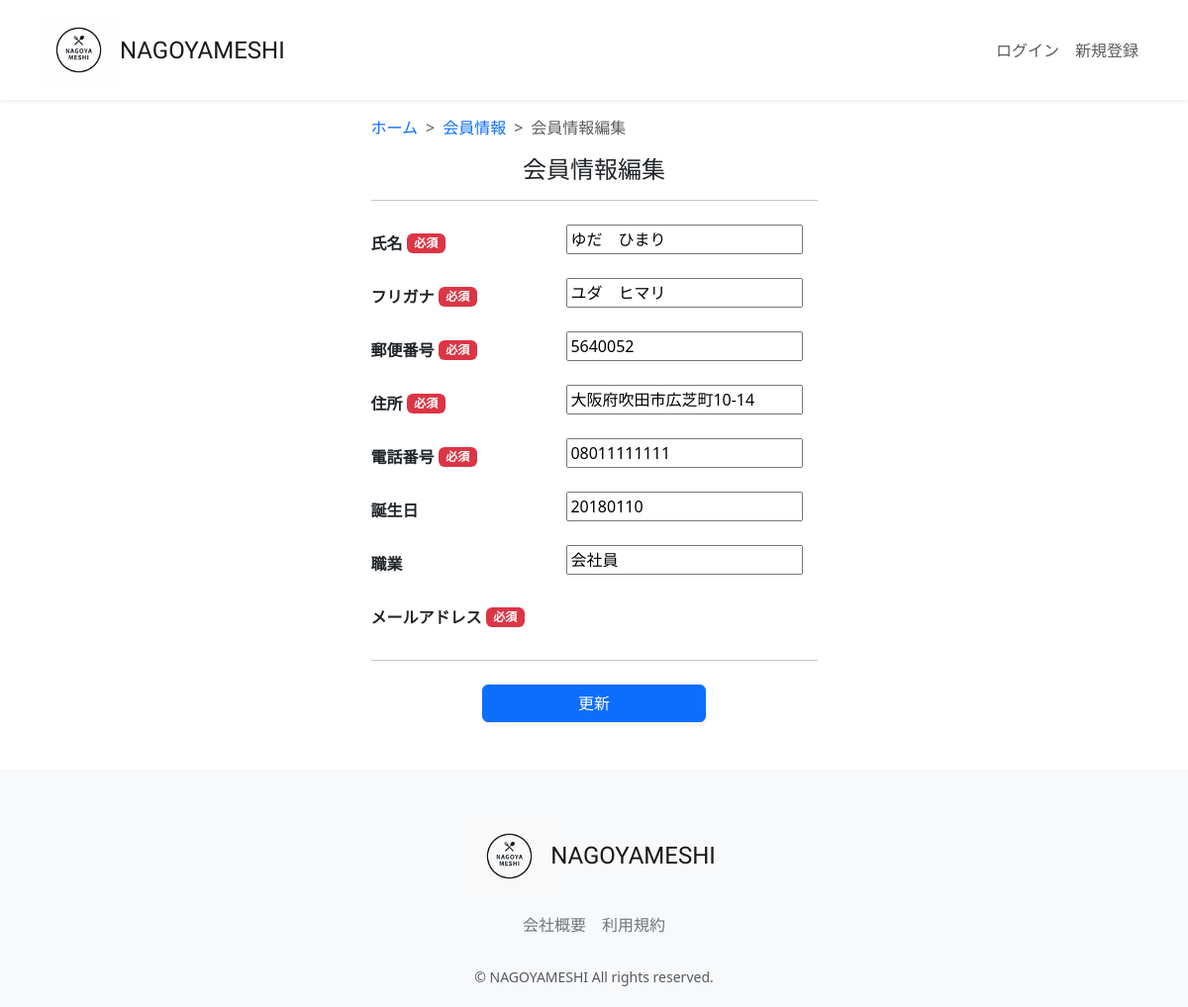
/accounts/user-update/5/, run on an earlier commit of the app's database.
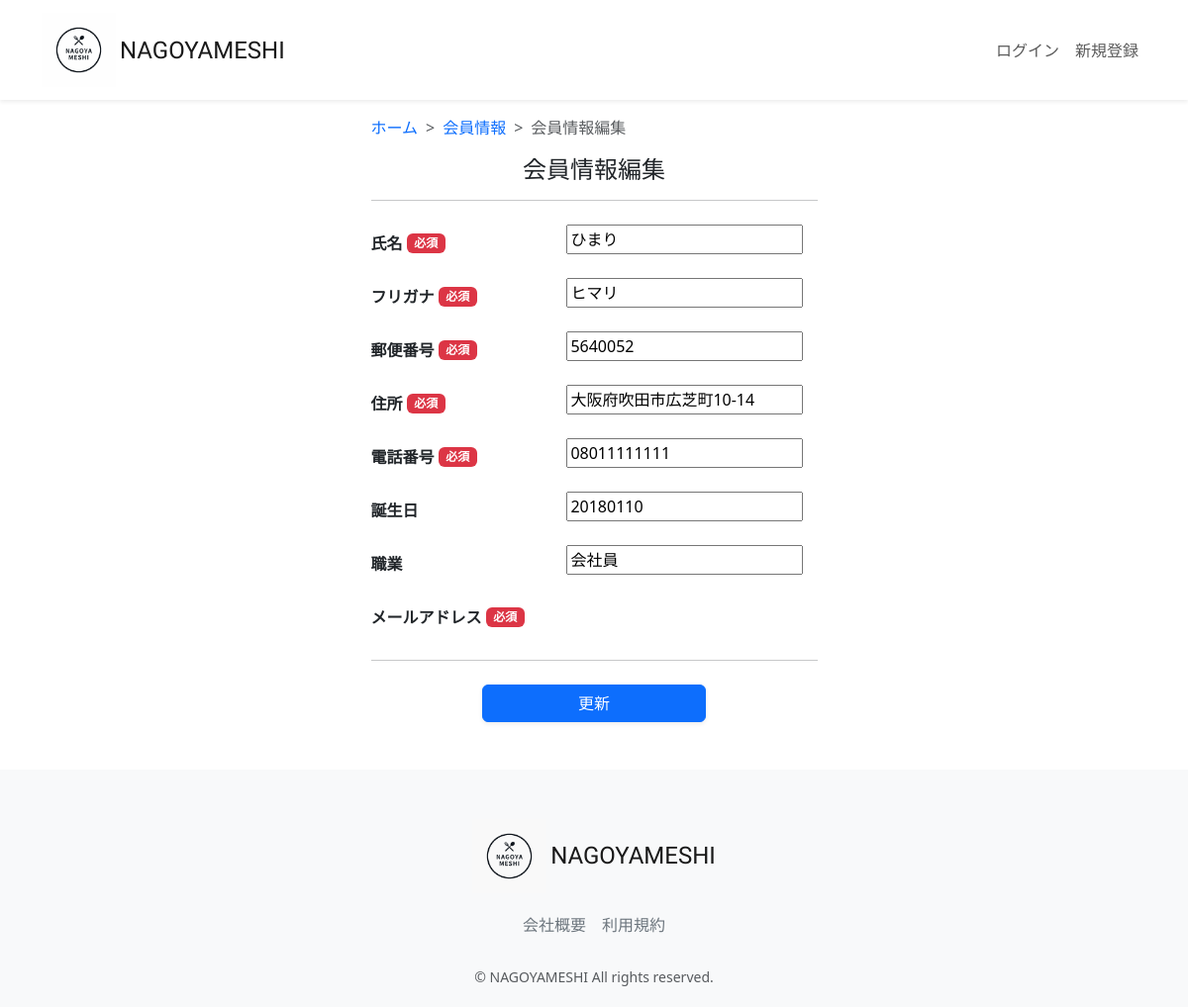
And on a later commit of the database.
### accounts/models.py (models this page shows, shortened)
class CustomUser(AbstractUser):
    user_name = models.CharField(max_length=128, null=True, blank=True,verbose_name='ユーザー名')
    hurigana = models.CharField(max_length=128, null=True, blank=True,verbose_name='フリガナ')
    zip_code = models.CharField(max_length=16, null=True, blank=True,verbose_name='郵便番号')
    address = models.CharField(max_length=255, null=True, blank=True,verbose_name='住所')
    phone_number = models.CharField(max_length=20, null=True, blank=True,verbose_name='電話番号')
    birthday = models.CharField(max_length=20, null=True, blank=True,verbose_name='誕生日')
    job = models.CharField(max_length=255, null=True, blank=True,verbose_name='職業')
    is_subscribed = models.BooleanField(default=False, verbose_name='有料会員')
    card_name = models.CharField(max_length=128, null=True, blank=True,verbose_name='カード名義')
    card_number = models.CharField(max_length=128, null=True, blank=True,verbose_name='カード番号')
    class Meta:
        verbose_name_plural = 'CustomUser'

### accounts/views.py (the view, shortened to what this page needs)
# urls.py: path("user-update/<int:pk>/", views.UserUpdateView.as_view(), name="user_update"),
class UserUpdateView(generic.UpdateView):
    model = models.CustomUser
    template_name = 'user/user_update.html'
    form_class = forms.UserUpdateForm

### accounts/forms.py
class UserUpdateForm(forms.ModelForm):
    class Meta:
      model = CustomUser
      fields = ('user_name', 'hurigana', 'zip_code', 'address', 'phone_number','birthday', 'job', )
    def __init__(self, *args, **kwargs):
      super().__init__(*args, **kwargs)
      self.label_suffix = ""
      self.fields['user_name'].widget = forms.TextInput(attrs={'placeholder': '侍 太郎'})
      self.fields['hurigana'].widget = forms.TextInput(attrs={'placeholder': 'サムライ タロ'})
      self.fields['zip_code'].widget = forms.TextInput(attrs={'placeholder': '1010022'})
      self.fields['address'].widget = forms.TextInput(attrs={'placeholder': '東京都千代田区神田棟堀町300番地'})
      self.fields['phone_number'].widget = forms.TextInput(attrs={'placeholder': '09012345678'})
      self.fields['birthday'].widget = forms.TextInput(attrs={'placeholder': '19950401'})
      self.fields['job'].widget = forms.TextInput(attrs={'placeholder': 'エンジニア'})

### accounts/templates/user/user_update.html (shortened to what the changed rows need)
{% extends "layout/base.html" %}
{% load static %}
{% block content %}
<main>
  <div class="container nagoyameshi-container pb-5">
    <div class="row justify-content-center">
      <div class="col-xl-5 col-lg-6 col-md-8">
        <h1 class="mb-3 text-center">会員情報編集</h1>
            <form method="POST" enctype='multipart/form-data'>
            <div class="form-group row mb-3">
                <div class="col-md-7">
                  {{ form.user_name }}
                </div>
            </div>
            <div class="form-group row mb-3">
              <div class="col-md-7">
                {{ form.hurigana }}
              </div>
            </div>
            <div class="form-group row mb-3">
                <div class="col-md-7">
                  {{ form.zip_code }}
                </div>
            </div>
            <div class="form-group row mb-3">
                <div class="col-md-7">
                  {{ form.address }}
                </div>
              </div>
            <div class="form-group row mb-3">
                <div class="col-md-7">
                  {{ form.phone_number }}
                </div>
              </div>
            <div class="form-group row mb-3">
                <div class="col-md-7">
                  {{ form.birthday }}
                </div>
            </div>
            <div class="form-group row mb-3">
                <div class="col-md-7">
                  {{ form.job }}
            </div>
          </div>
        </form>
      </div>
    </div>
  </div>
</main>
{% endblock %}

What changed in the data, as far as the page shows it:
changed CustomUser "大阪府吹田市広芝町10-14": user_name "ゆだ ひまり" → "ひまり"; hurigana "ユダ ヒマリ" → "ヒマリ"
